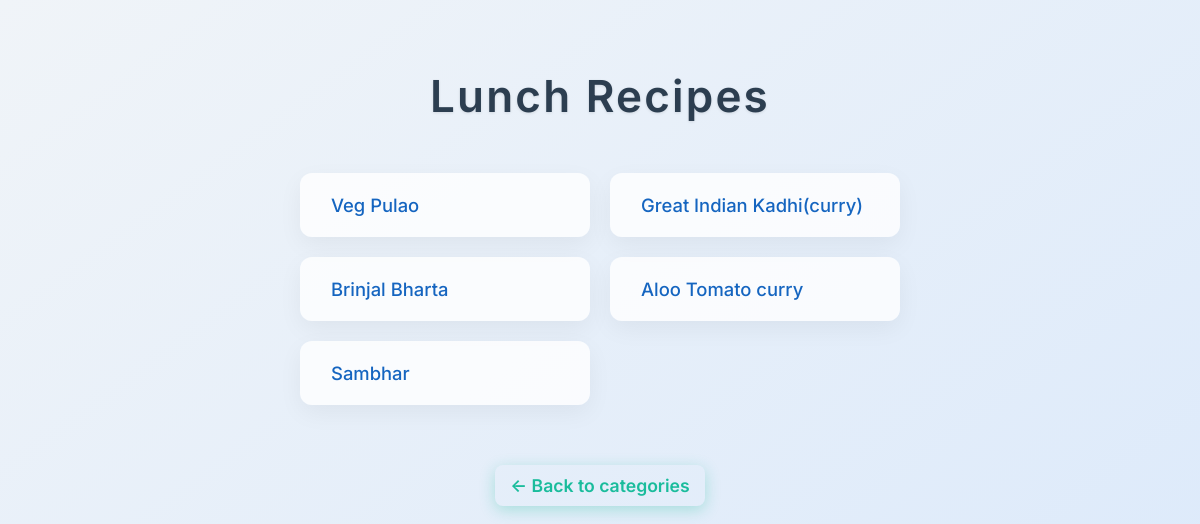
/category/3, run on an earlier commit of the app's database.
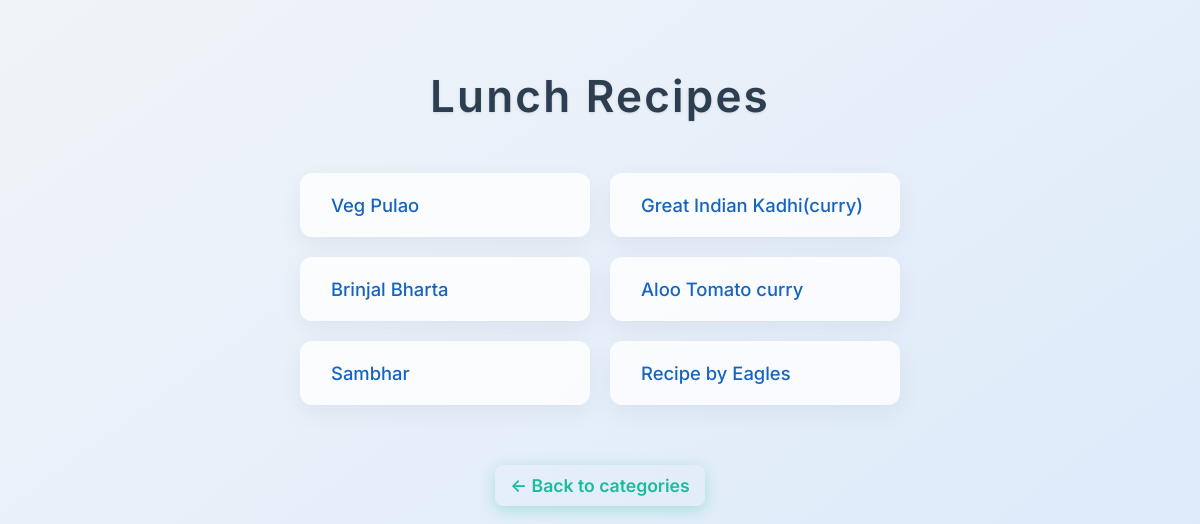
And on a later commit of the database.
### tables this page shows
CREATE TABLE categories (id INTEGER PRIMARY KEY, name TEXT);

CREATE TABLE "recipes" (
	"id"	INTEGER,
	"category_id"	INTEGER,
	"dish_image"	BLOB,
	"name"	TEXT,
	"ingredients"	TEXT,
	"instructions"	TEXT,
	PRIMARY KEY("id"),
	FOREIGN KEY("category_id") REFERENCES "categories"("id")
);

### app.py (the view)
@app.route('/category/<int:category_id>')
def category(category_id):
    db = get_db()
    recipes = db.execute('SELECT id, name FROM recipes WHERE category_id=?', (category_id,)).fetchall()
    category = db.execute('SELECT name FROM categories WHERE id=?', (category_id,)).fetchone()
    return render_template('category.html', recipes=recipes, category=category)

### app.py (called while the page is built)
def get_db():
    db = getattr(g, '_database', None)
    if db is None:
        db = g._database = sqlite3.connect(DATABASE)
        db.row_factory = sqlite3.Row
    return db

@app.teardown_appcontext
def close_connection(exception):
    db = getattr(g, '_database', None)
    if db is not None:
        db.close()

### templates/category.html (shortened to what this page needs)
<!DOCTYPE html>
<html lang="en">
<head>
</head>
<body>
  <h1>{{ category.name }} Recipes</h1>
  <ul>
    {% for recipe in recipes %}
      <li>
        <a href="/recipe/{{ recipe.id }}">{{ recipe.name }}</a>
      </li>
    {% endfor %}
  </ul>
  <a href="/" class="back-link">← Back to categories</a>
</body>
</html>

### templates/category.html (style rules this page uses)
body { margin: 0; padding: 40px 20px; font-family: 'Inter', -apple-system, BlinkMacSystemFont, 'Segoe UI', Roboto, Oxygen, Ubuntu, Cantarell, 'Open Sans', 'Helvetica Neue', sans-serif; background: linear-gradient(to bottom right, #f0f4f8, #d9e8fb); color: #2c3e50; min-height: 100vh; display: flex; flex-direction: column; align-items: center; }
h1 { font-weight: 600; font-size: 2.75rem; margin-bottom: 50px; text-align: center; text-shadow: 0 1px 3px rgba(0, 0, 0, 0.1); letter-spacing: 0.05em; }
ul { list-style: none; max-width: 600px; width: 100%; padding: 0; margin: 0 auto; display: grid; grid-template-columns: 1fr; gap: 20px; }
li { background: #ffffffcc; border-radius: 12px; box-shadow: 0 8px 24px rgba(0, 0, 0, 0.05); padding: 20px 30px; transition: background-color 0.3s ease, box-shadow 0.3s ease; font-size: 1.15rem; font-weight: 500; border: 1px solid transparent; cursor: pointer; }
li a { color: #1565c0; text-decoration: none; display: block; width: 100%; }
.back-link { margin-top: 60px; font-weight: 600; color: #1abc9c; font-size: 1.1rem; text-decoration: none; padding: 10px 15px; border-radius: 8px; transition: background-color 0.25s ease, color 0.25s ease; box-shadow: 0 4px 15px rgba(26, 188, 156, 0.3); }
@media (min-width: 600px) { ul { grid-template-columns: repeat(2, 1fr); } }

What changed in the data, as far as the page shows it:
added recipes: name "Recipe by Eagles"
